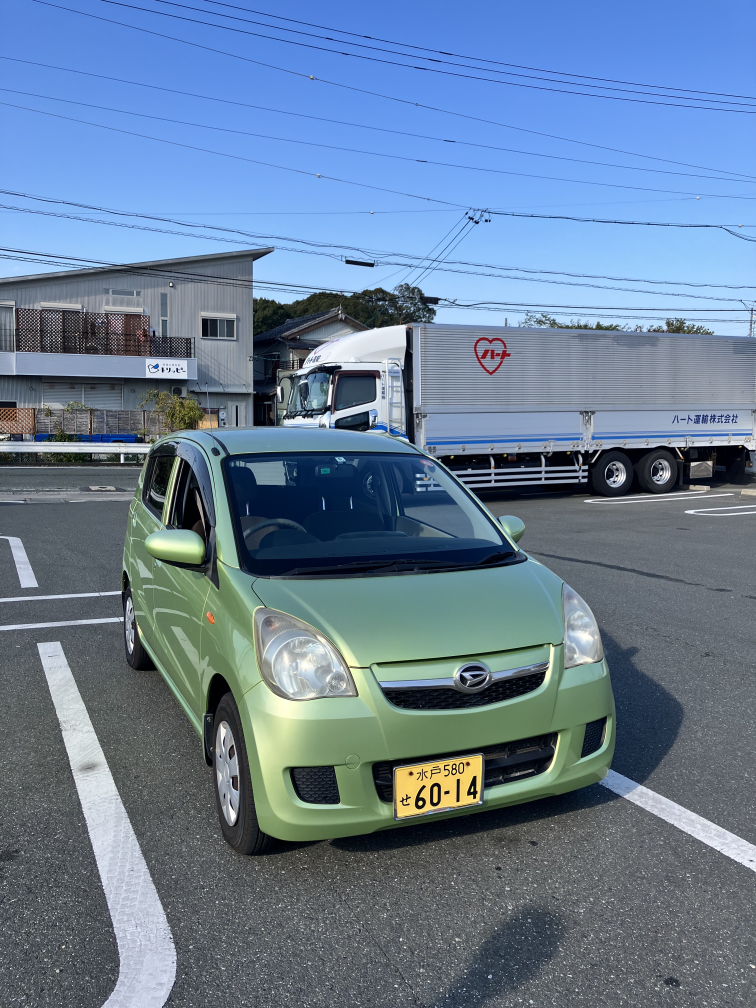
#> input picture images/car1.JPG, 3024 x 4032 px, given in place of piano1.JPG, which was not available (shown at 1/4 size)
$ python image-matching.py
#> lines starting #> are read from the running program, lines starting #| are printed output that depends on the picture; pictures that were not available may be replaced by others from this repository, and a replacement may not be noted
# %%
import cv2
import matplotlib.pyplot as plt


# %%
def resize(img, max_size):
    """Utility function for image resizing"""
    height, width = img.shape[:2]
    if max(height, width) > max_size:
        scaling_factor = max_size / float(max(height, width))
        img = cv2.resize(img, None, fx=scaling_factor, fy=scaling_factor)
    return img


# %%
def preprocessing(img):
    img = resize(img, 1600)
    return img


def load_images(name):
#> called with name = 'piano'
    img1 = cv2.imread(f"images/{name}1.JPG", cv2.IMREAD_GRAYSCALE)
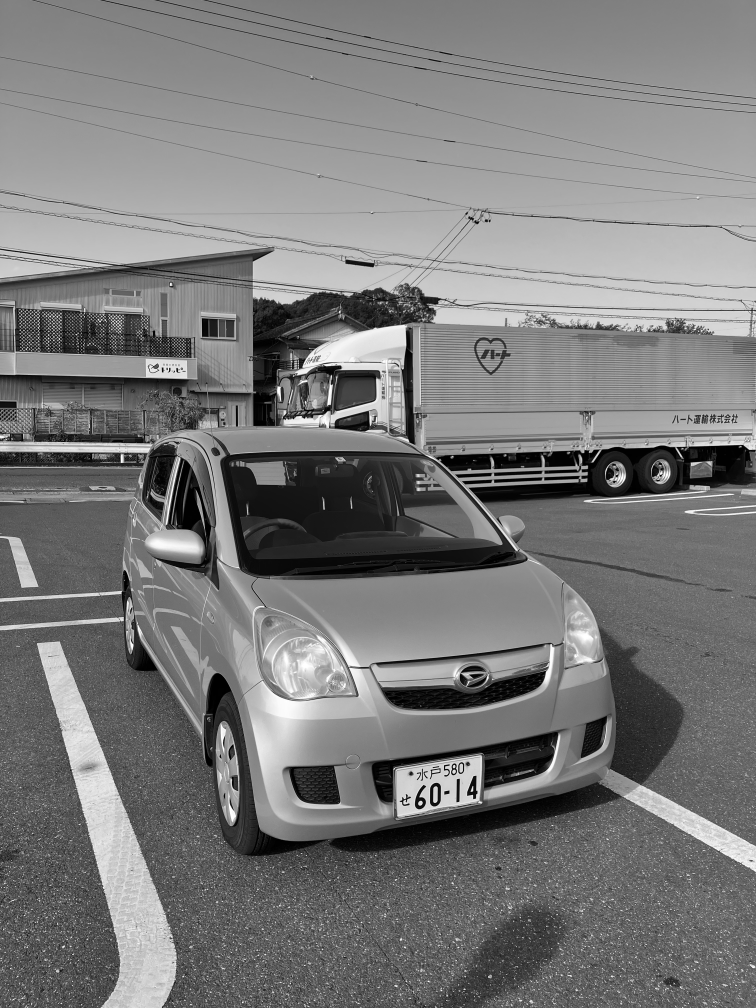
#> img1: shape (4032, 3024) (shown at 1/4 size); min 0, max 255, mean 121.8
    img1 = preprocessing(img1)
    img2 = cv2.imread(f"images/{name}2.JPG", cv2.IMREAD_GRAYSCALE)
    img2 = preprocessing(img2)

    return img1, img2


# %%


def match(img1, img2, f_det_dscrpt, ratio=0.75):
    # Find the keypoints and descriptors with the given feature detector
#> called with ratio = 0.75
    kp1, des1 = f_det_dscrpt.detectAndCompute(img1, None)
#> kp1 = 5223 keypoints; strongest (x, y, size): (667, 1275, 4.5), (749, 1255, 2.8), (258, 590, 1.8), (709, 1258, 4.5)
    kp2, des2 = f_det_dscrpt.detectAndCompute(img2, None)
#> kp2 has the same summary as kp1

    # Match descriptors using BFMatcher (Brute-Force Matcher)
    brute_force = cv2.BFMatcher()
    matches = brute_force.knnMatch(des1, des2, k=2)
#> matches = 5223 matches

    # Apply ratio test to filter good matches
    good = []
    for m, n in matches:
        if m.distance < ratio * n.distance:
            good.append([m])
#> after the loop, good = 5223 matches

    # Draw matching result
    img_matches = cv2.drawMatchesKnn(
        img1,
        kp1,
        img2,
        kp2,
        good,
        None,
        flags=cv2.DrawMatchesFlags_NOT_DRAW_SINGLE_POINTS,
    )
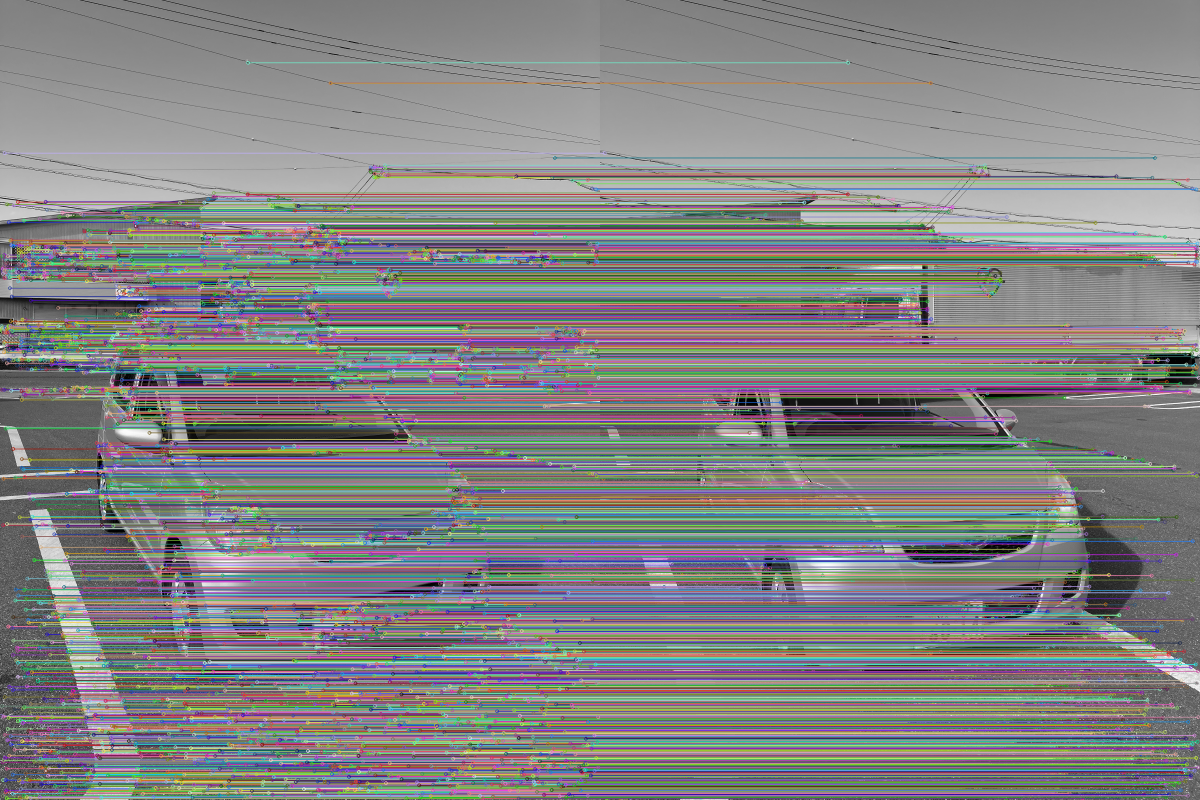
#> img_matches: shape (1600, 2400, 3) (shown at 1/2 size); mean of channels 0, 1, 2 131.1, 130.9, 130.8; drawn as B, G, R
    return img_matches


# %%
def sift_detect_factory():
    sift = cv2.SIFT_create()
    return lambda img, mask=None: sift.detectAndCompute(img, mask)


def orb_detect_factory():
    orb = cv2.ORB_create()
    return lambda img, mask=None: orb.detectAndCompute(img, mask)


def akaze_detect_factory():
    akaze = cv2.AKAZE_create()
    return lambda img, mask=None: akaze.detectAndCompute(img, mask)


def kaze_detect_factory():
    kaze = cv2.KAZE_create()
    return lambda img, mask=None: kaze.detectAndCompute(img, mask)


def save_and_show_matching_results(name):
    img1, img2 = load_images(name)

    img_matches_sift = match(img1, img2, cv2.SIFT_create(), ratio=0.75)
    img_matches_orb = match(img1, img2, cv2.ORB_create(), ratio=0.75)
#> call 2 of match, with ratio = 0.75
#> in match (call 2), `kp1, des1 = f_det_dscrpt.detectAndCompute(img1, None)`: kp1 = 500 keypoints; strongest (x, y, size): (720, 1217, 31), (720, 1226, 31), (731, 1224, 31), (721, 1223, 31)
#> in match (call 2), `kp2, des2 = f_det_dscrpt.detectAndCompute(img2, None)`: kp2 has the same summary as kp1
#> in match (call 2), `matches = brute_force.knnMatch(des1, des2, k=2)`: matches = 500 matches
#> in match (call 2), `img_matches = cv2.drawMatchesKnn( img1, kp1, img2, kp2, good, None, fl..`:
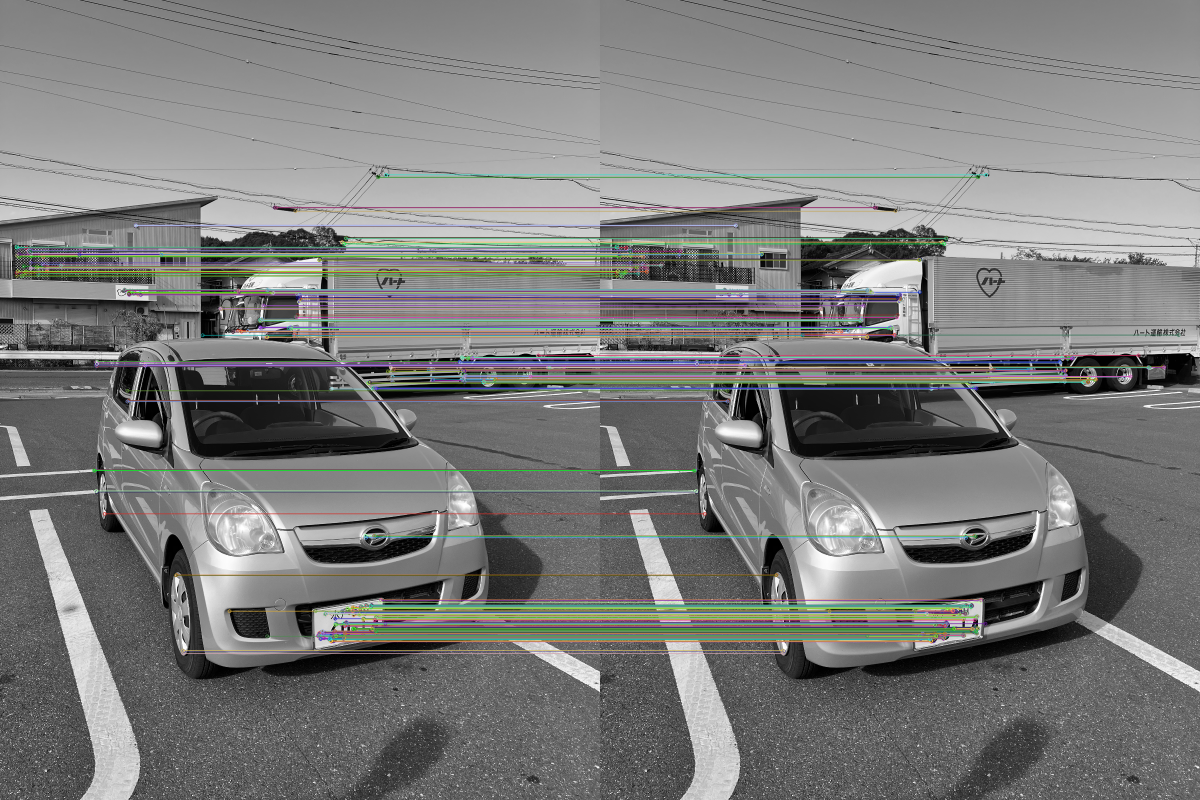
#> img_matches: shape (1600, 2400, 3) (shown at 1/2 size); mean of channels 0, 1, 2 122.8, 123.9, 123.3; drawn as B, G, R
    img_matches_kaze = match(img1, img2, cv2.KAZE_create(), ratio=0.75)
#> call 3 of match, with ratio = 0.75
#> in match (call 3), `kp1, des1 = f_det_dscrpt.detectAndCompute(img1, None)`: kp1 = 5112 keypoints; strongest (x, y, size): (983, 759, 16.8), (697, 1258, 20.9), (355, 1159, 16.1), (751, 1216, 23.5)
#> in match (call 3), `kp2, des2 = f_det_dscrpt.detectAndCompute(img2, None)`: kp2 has the same summary as kp1
#> in match (call 3), `matches = brute_force.knnMatch(des1, des2, k=2)`: matches = 5112 matches
#> in match (call 3), `img_matches = cv2.drawMatchesKnn( img1, kp1, img2, kp2, good, None, fl..`:
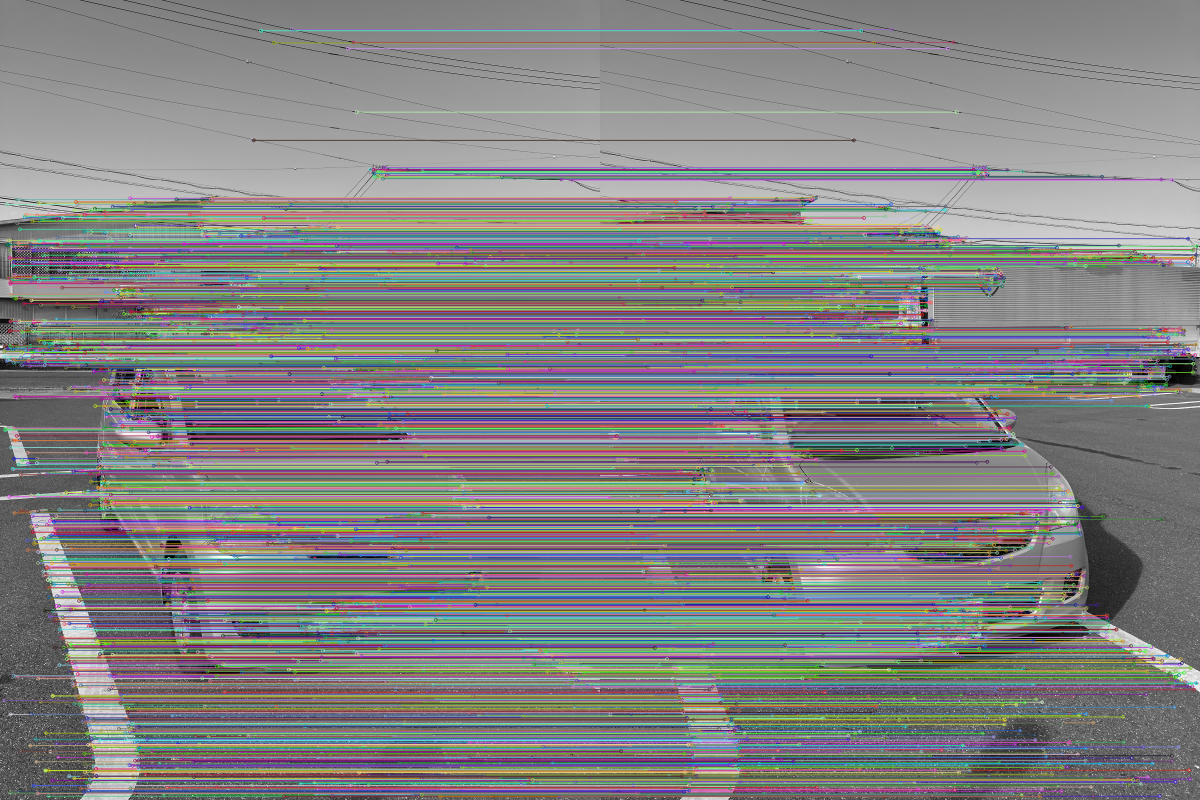
#> img_matches: shape (1600, 2400, 3) (shown at 1/2 size); mean of channels 0, 1, 2 130, 130.1, 131; drawn as B, G, R
    img_matches_akaze = match(img1, img2, cv2.AKAZE_create(), ratio=0.75)
#> call 4 of match, with ratio = 0.75
#> in match (call 4), `kp1, des1 = f_det_dscrpt.detectAndCompute(img1, None)`: kp1 = 4332 keypoints; strongest (x, y, size): (667, 1274, 4.8), (984, 759, 16.1), (709, 1258, 5.7), (354, 1160, 16.1)
#> in match (call 4), `kp2, des2 = f_det_dscrpt.detectAndCompute(img2, None)`: kp2 has the same summary as kp1
#> in match (call 4), `matches = brute_force.knnMatch(des1, des2, k=2)`: matches = 4332 matches
#> in match (call 4), `img_matches = cv2.drawMatchesKnn( img1, kp1, img2, kp2, good, None, fl..`:
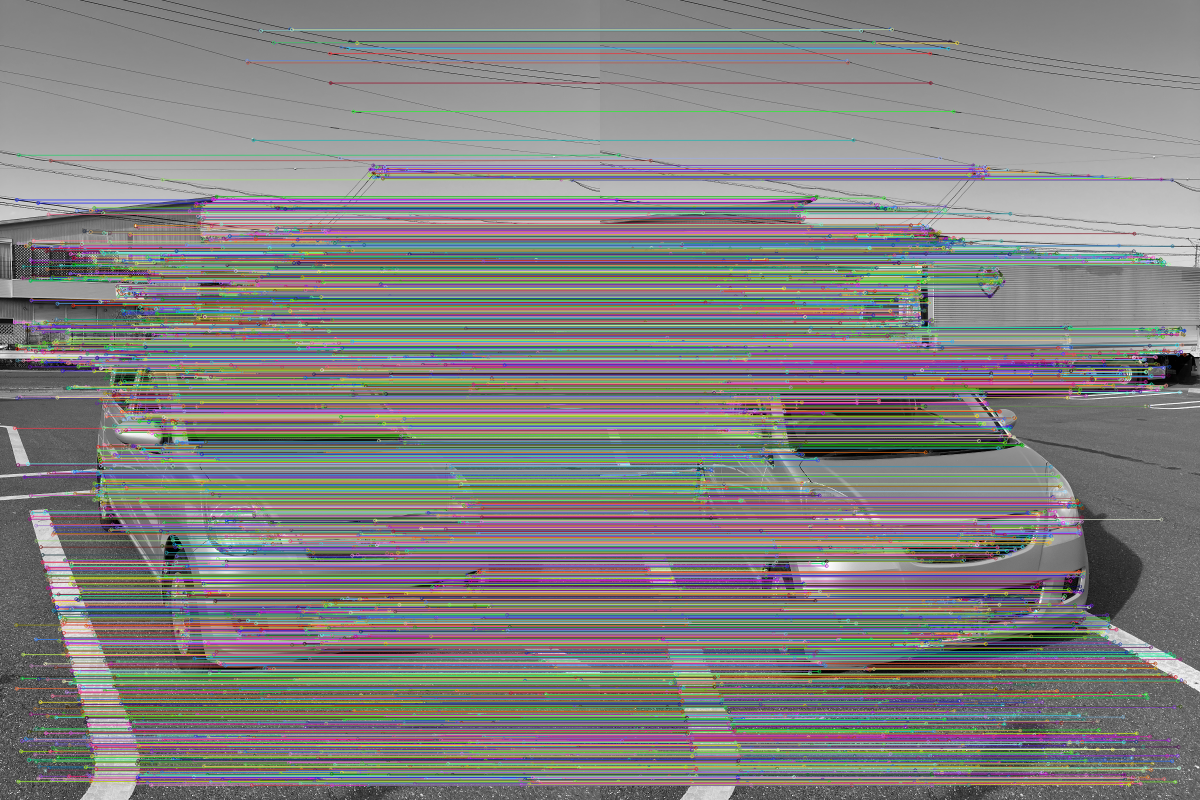
#> img_matches: shape (1600, 2400, 3) (shown at 1/2 size); mean of channels 0, 1, 2 128.3, 129, 130.4; drawn as B, G, R

    fig, axs = plt.subplots(2, 2, figsize=(16, 10))
    fig.suptitle(name)
    axs = axs.flatten()

    axs[0].imshow(img_matches_sift)
    axs[0].set_title("SIFT")

    axs[1].imshow(img_matches_orb)
    axs[1].set_title("ORB")

    axs[2].imshow(img_matches_kaze)
    axs[2].set_title("KAZE")

    axs[3].imshow(img_matches_akaze)
    axs[3].set_title("AKAZE")
    fig.savefig(f"results/{name}_matching.png")

    return fig


def main():
    # %%
    fig = save_and_show_matching_results("piano")
    fig.show()

    # %%
    fig = save_and_show_matching_results("car")
    fig.show()

    # %%
    fig = save_and_show_matching_results("korankei")
    fig.show()

    # %%
    fig = save_and_show_matching_results("tut")
    fig.show()


if __name__ == "__main__":
#> (the run stopped early here; a loop or call above may not have finished)
